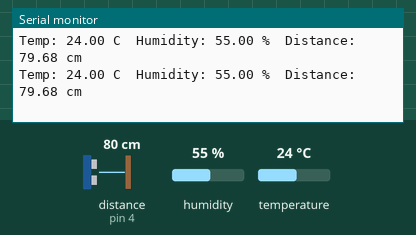
The sketch below on a simulated Arduino Uno, built with avr-gcc and run on an emulated ATmega328P. Parts: the last lines printed to the serial monitor. Wiring (inferred from the names in the program): ultrasonic range finder: trigger pin 3; echo pin 4. The test bench sets the inputs (shaded band); at power-on: distance to the obstacle (sensor on pin 4) 80 cm, humidity 55 %, temperature 24 °C. The echo pulse lasts 58.3 µs per cm.

Above: at 2.8 s.
2.9 s: distance to the obstacle (sensor on pin 4) set to 2 cm
At 5.0 s:
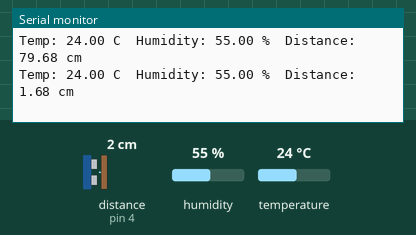
5.6 s: humidity set to 22 %
At 6.7 s:
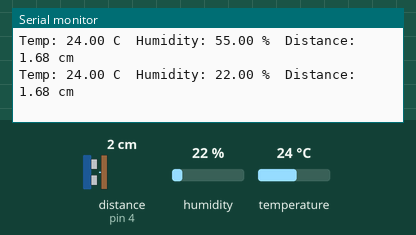
8.3 s: temperature set to 12 °C
At 10.8 s:
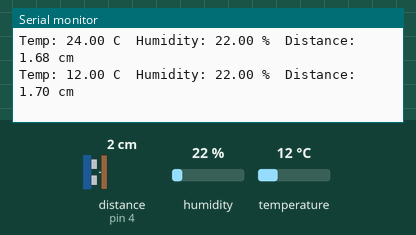
11.0 s: distance to the obstacle (sensor on pin 4) set to 4 cm
At 13.3 s:
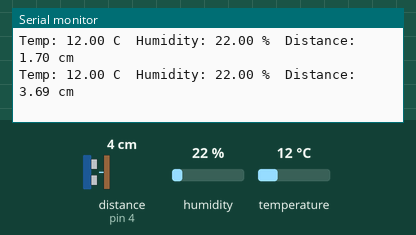
13.7 s: humidity set to 40 %
At 15.1 s:
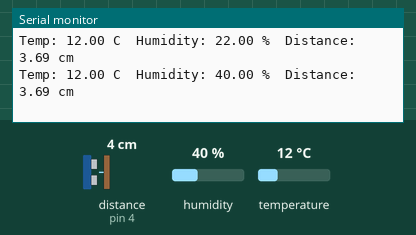
Timing chart, 0 to 16.7 s (numbered marks = the images above; inputs shaded):
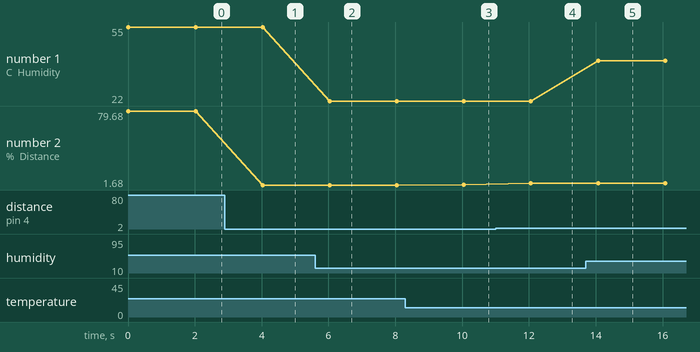

The sketch:

day3_dht22_hcsr04.ino
```cpp
// Day 3: DHT22 (temperature, humidity) and HC-SR04 (distance)
#include <DHT.h>

#define DHT_PIN   2
#define DHT_TYPE  DHT22
#define TRIG_PIN  3
#define ECHO_PIN  4

DHT dht(DHT_PIN, DHT_TYPE);

// ---------- Sensor functions ----------
float readTemperature() {
  return dht.readTemperature();   // degrees C
}

float readHumidity() {
  return dht.readHumidity();      // % RH
}

float readDistanceCm() {
  digitalWrite(TRIG_PIN, LOW);
  delayMicroseconds(2);
  digitalWrite(TRIG_PIN, HIGH);   // 10 us trigger pulse
  delayMicroseconds(10);
  digitalWrite(TRIG_PIN, LOW);

  long duration = pulseIn(ECHO_PIN, HIGH, 30000); // timeout 30 ms
  if (duration == 0) return -1;   // nothing detected
  return duration * 0.0343 / 2;   // speed of sound, round trip
}

// ---------- Main ----------
void setup() {
  Serial.begin(9600);
  pinMode(TRIG_PIN, OUTPUT);
  pinMode(ECHO_PIN, INPUT);
  dht.begin();
}

void loop() {
  float temp = readTemperature();
  float hum  = readHumidity();
  float dist = readDistanceCm();

  if (isnan(temp) || isnan(hum)) {
    Serial.println("DHT22 read error");
  } else {
    Serial.print("Temp: ");
    Serial.print(temp);
    Serial.print(" C  Humidity: ");
    Serial.print(hum);
    Serial.print(" %  ");
  }

  Serial.print("Distance: ");
  if (dist < 0) Serial.println("out of range");
  else { Serial.print(dist); Serial.println(" cm"); }

  delay(2000);   // DHT22 needs about 2 s between reads
}
```

Measured:
- after the input at 2.9 s, the serial monitor: prints a new line after 1.1 s (image 1)
- after the input at 5.6 s, the serial monitor: prints a new line after 0.44 s (image 2)
- after the input at 8.3 s, the serial monitor: prints a new line after 1.8 s (image 3)
- after the input at 11.0 s, the serial monitor: prints a new line after 1.1 s (image 4)
- after the input at 13.7 s, the serial monitor: prints a new line after 0.37 s (image 5)
- plotted number 1: 55 → 22 after the input at 5.6 s, 22 → 40 after the input at 13.7 s
- plotted number 2: 79.68 → 1.68 after the input at 2.9 s, 1.68 → 1.7 after the input at 8.3 s, 1.7 → 3.69 after the input at 11.0 s
